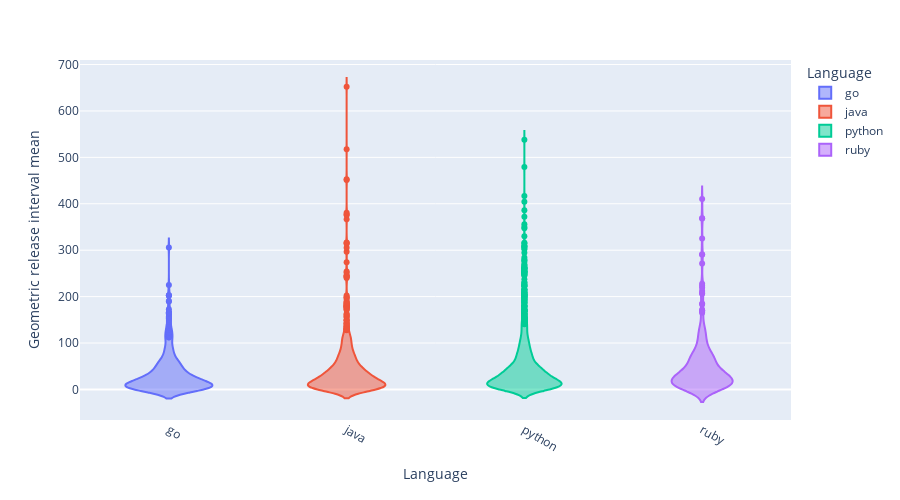

Notebook code cell kept with this figure:
### Code cell
from plotly.express import violin

fig = violin(releases, x="language", y="release_dates_diffs_gmean", color="language", 
             labels={"language": "Language", "release_dates_diffs_gmean": "Geometric release interval mean"}, height=500, log_y=False)

fig.update_xaxes(tickangle=30)

fig.show()

### Figure 1 — Plotly figure (JSON) as saved in the notebook; plotly's stock layout.template omitted (floating-point values rounded to 4 significant figures; data arrays with more than 128 entries replaced by an {"elided": "..."} marker saying what was removed)
{"data": [{"alignmentgroup": "True", "box": {"visible": false}, "hovertemplate": "Language=%{x}<br>Geometric release interval mean=%{y}<extra></extra>", "legendgroup": "go", "marker": {"color": "#636efa"}, "name": "go", "offsetgroup": "go", "orientation": "v", "scalegroup": "True", "showlegend": true, "type": "violin", "x": {"elided": "447 str values"}, "x0": " ", "xaxis": "x", "y": {"elided": "447 float values"}, "y0": " ", "yaxis": "y"}, {"alignmentgroup": "True", "box": {"visible": false}, "hovertemplate": "Language=%{x}<br>Geometric release interval mean=%{y}<extra></extra>", "legendgroup": "java", "marker": {"color": "#EF553B"}, "name": "java", "offsetgroup": "java", "orientation": "v", "scalegroup": "True", "showlegend": true, "type": "violin", "x": {"elided": "950 str values"}, "x0": " ", "xaxis": "x", "y": {"elided": "950 float values"}, "y0": " ", "yaxis": "y"}, {"alignmentgroup": "True", "box": {"visible": false}, "hovertemplate": "Language=%{x}<br>Geometric release interval mean=%{y}<extra></extra>", "legendgroup": "python", "marker": {"color": "#00cc96"}, "name": "python", "offsetgroup": "python", "orientation": "v", "scalegroup": "True", "showlegend": true, "type": "violin", "x": {"elided": "1544 str values"}, "x0": " ", "xaxis": "x", "y": {"elided": "1544 float values"}, "y0": " ", "yaxis": "y"}, {"alignmentgroup": "True", "box": {"visible": false}, "hovertemplate": "Language=%{x}<br>Geometric release interval mean=%{y}<extra></extra>", "legendgroup": "ruby", "marker": {"color": "#ab63fa"}, "name": "ruby", "offsetgroup": "ruby", "orientation": "v", "scalegroup": "True", "showlegend": true, "type": "violin", "x": {"elided": "287 str values"}, "x0": " ", "xaxis": "x", "y": {"elided": "287 float values"}, "y0": " ", "yaxis": "y"}], "layout": {"height": 500, "legend": {"title": {"text": "Language"}, "tracegroupgap": 0}, "margin": {"t": 60}, "violinmode": "overlay", "xaxis": {"anchor": "y", "categoryarray": ["go", "java", "python", "ruby"], "categoryorder": "array", "domain": [0, 1], "tickangle": 30, "title": {"text": "Language"}}, "yaxis": {"anchor": "x", "domain": [0, 1], "title": {"text": "Geometric release interval mean"}}}}
